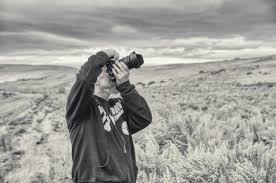
#> input picture images.jpeg, 276 x 183 px
$ jupyter execute problem_2.ipynb   (shell and % lines are left out)
#> lines starting #> are read from the running program, lines starting #| are printed output that depends on the picture
[cell 1]
from PIL import Image
import numpy as np
import matplotlib.pyplot as plt

[cell 2]
img = Image.open("images.jpeg")
#> img is the input picture: PIL image 276x183 RGB; mean R, G, B 157.4, 156.8, 152.2

[cell 3]
arr = np.array(img.convert("RGB"), dtype=float)
print(arr.shape)
#| (183, 276, 3)

[cell 4]
U_list, S_list, VT_list = [], [], []
for i in range(arr.shape[2]):
    u, s, vt = np.linalg.svd(arr[:, :, i], full_matrices=False)
    U_list.append(u)
    S_list.append(s)
    VT_list.append(vt)
#> this loop made 3 passes
#> pass 1, `u, s, vt = np.linalg.svd(arr[:, :, i], full_matrices=False)`:
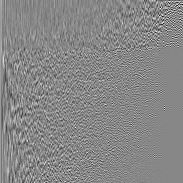
#> u: shape (183, 183) float64; min -0.468, max 0.414, mean 0.00037; drawn with min black and max white
#> pass 1, `u, s, vt = np.linalg.svd(arr[:, :, i], full_matrices=False)`:
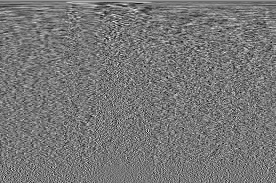
#> vt: shape (183, 276) float64; min -0.255, max 0.291, mean 0.000372; drawn with min black and max white
#> pass 2, `u, s, vt = np.linalg.svd(arr[:, :, i], full_matrices=False)`:
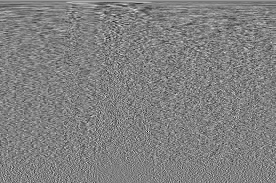
#> vt: shape (183, 276) float64; min -0.346, max 0.339, mean 0.000367; drawn with min black and max white
#> after the loop, S_list = 3 items; U_list = 3 items; VT_list = 3 items

[cell 5]
def svd_reconstruct(U_list, S_list, VT_list, k):
    out = []
    for u, s, vt in zip(U_list, S_list, VT_list):
        approx = u[:, :k] @ np.diag(s[:k]) @ vt[:k, :]
        out.append(approx)
    return np.stack(out, axis=2)

[cell 6]
def psnr(original, approx):
    mse = np.mean((original - approx) ** 2)
    if mse == 0:
        return float('inf')
    max_pixel = 255.0
    return 10 * np.log10((max_pixel ** 2) / mse)

[cell 7]
target_psnr = 30
k = None

for i in range(1, min(arr.shape[:2])):
    approx = svd_reconstruct(U_list, S_list, VT_list, i)
    if psnr(arr, approx) >= target_psnr:
        k = i
        break
#> this loop made 42 passes
#> (mse in psnr, k) on pass 42: (62.59, 42)
#> mse in psnr on passes 1 to 6: 1259.5, 841.6, 702, 584.6, 514, 466.5
#> pass 1, `approx = svd_reconstruct(U_list, S_list, VT_list, i)`:
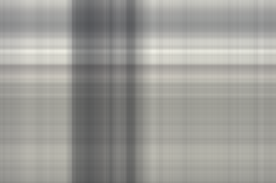
#> approx: shape (183, 276, 3) float64; mean of channels 0, 1, 2 157.5, 156.9, 152.4; drawn as R, G, B
#> pass 2, `approx = svd_reconstruct(U_list, S_list, VT_list, i)`:
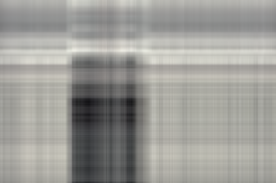
#> approx: shape (183, 276, 3) float64; mean of channels 0, 1, 2 157.4, 156.8, 152.2; drawn as R, G, B
#> pass 3, `approx = svd_reconstruct(U_list, S_list, VT_list, i)`:
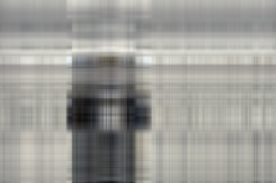
#> approx: shape (183, 276, 3) float64; mean of channels 0, 1, 2 157.4, 156.8, 152.2; drawn as R, G, B

print("Best k =", k)
#| Best k = 42

[cell 8]
steps = [k//5 * i for i in range(1,6)]
#> steps = [8, 16, 24, 32, 40]

plt.figure(figsize=(18,6))

for idx, kval in enumerate(steps, 1):
    app = svd_reconstruct(U_list, S_list, VT_list, kval)
    app_img = np.clip(app, 0, 255).astype(int)

    plt.subplot(1, 6, idx)
    plt.imshow(app_img)
    plt.title(f"k={kval}")
    plt.axis("off")
#> this loop made 5 passes
#> kval on passes 1 to 5: 8, 16, 24, 32, 40
#> pass 1, `app = svd_reconstruct(U_list, S_list, VT_list, kval)`:
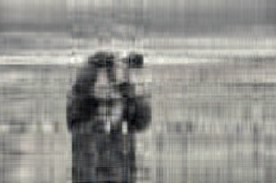
#> app: shape (183, 276, 3) float64; mean of channels 0, 1, 2 157.4, 156.8, 152.2; drawn with min black and max white
#> pass 2, `app = svd_reconstruct(U_list, S_list, VT_list, kval)`:
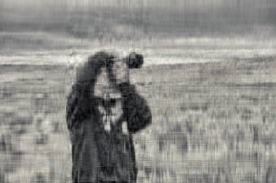
#> app: shape (183, 276, 3) float64; mean of channels 0, 1, 2 157.4, 156.8, 152.2; drawn with min black and max white
#> after the loop:
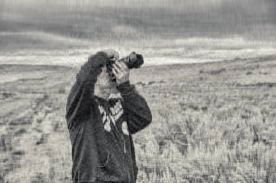
#> app: shape (183, 276, 3) float64; mean of channels 0, 1, 2 157.4, 156.8, 152.2; drawn with min black and max white

plt.subplot(1, 6, 6)
plt.imshow(Image.open("images.jpeg"))
plt.title(f"Original")
plt.axis("off")

plt.show()
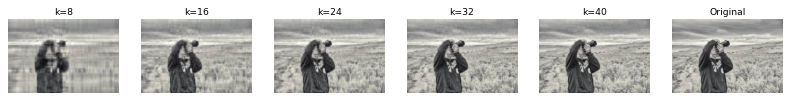
#> figure drawn by matplotlib, 6 panels

[cell 9]
orig = arr.shape[0] * arr.shape[1] * arr.shape[2]
#> orig = 151524
comp = sum([U_list[i][:, :k].size + S_list[i][:k].size + VT_list[i][:k, :].size for i in range(3)])
#> comp = 57960
ratio = orig / comp
#> ratio = 2.61
print(f"CR: {ratio:.2f}")
#| CR: 2.61

rec = svd_reconstruct(U_list, S_list, VT_list, k)
rec_img = np.clip(rec, 0, 255).astype(np.uint8)
psnr_val = psnr(arr, rec)
#> psnr_val = 30.17
print(f"PSNR: {psnr_val:.2f} dB")
#| PSNR: 30.17 dB
